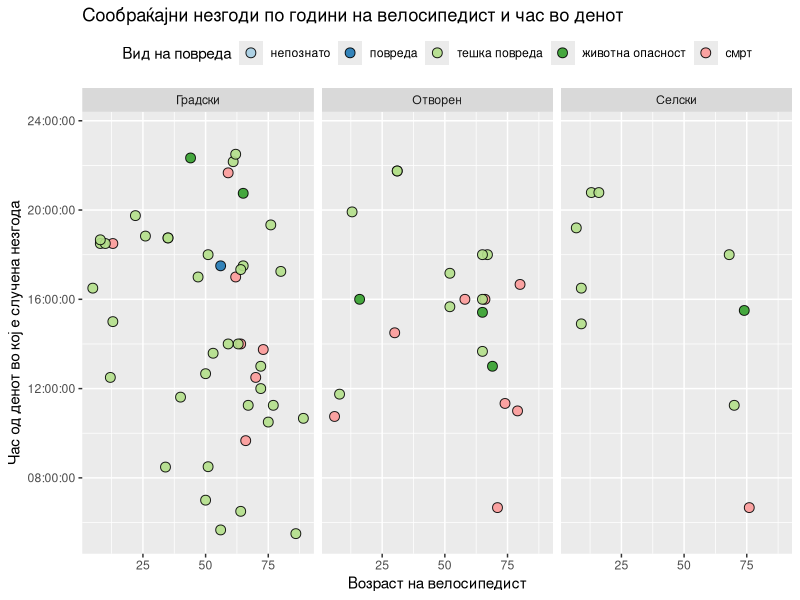
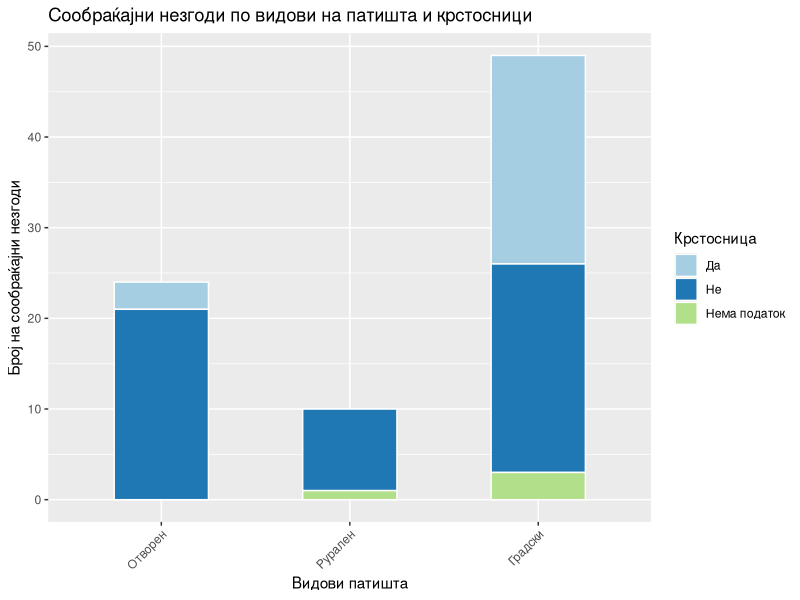
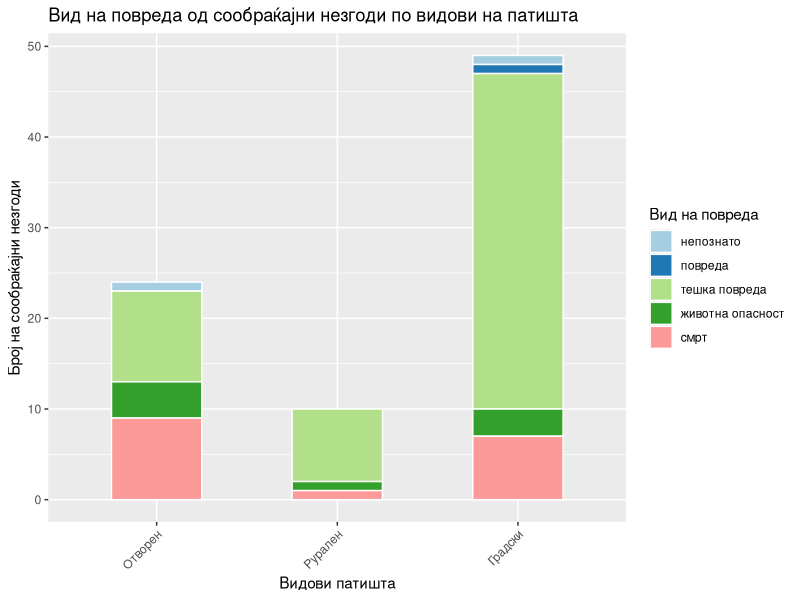
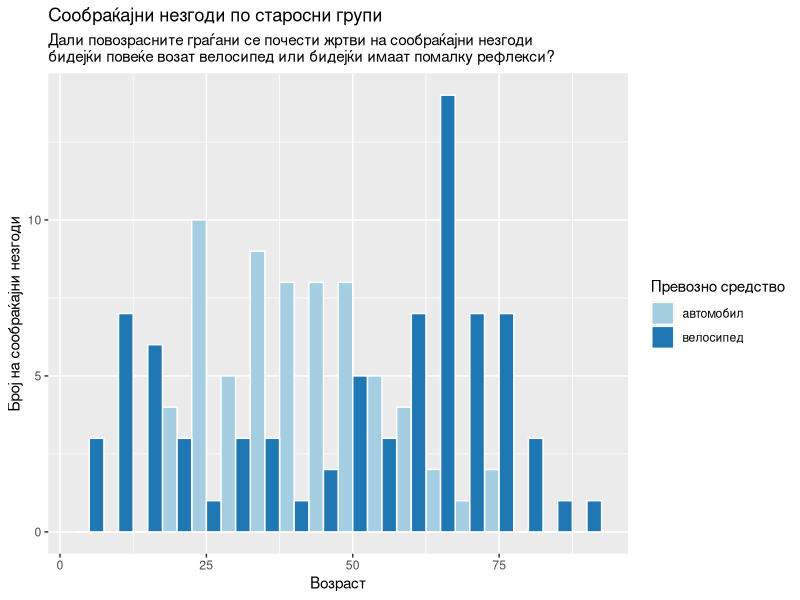
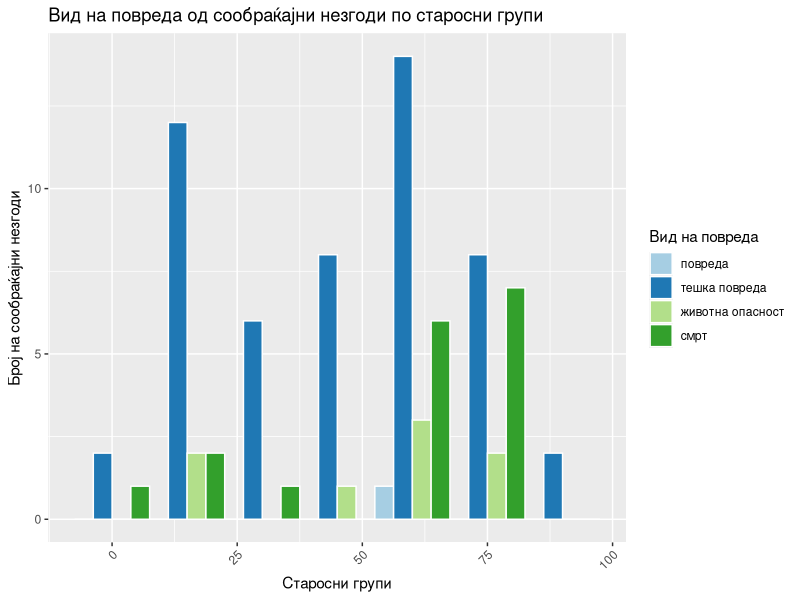
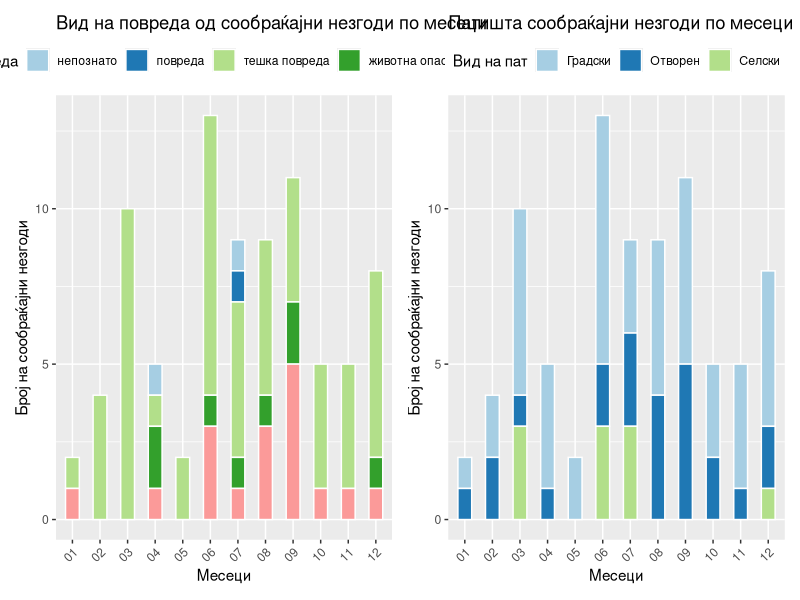
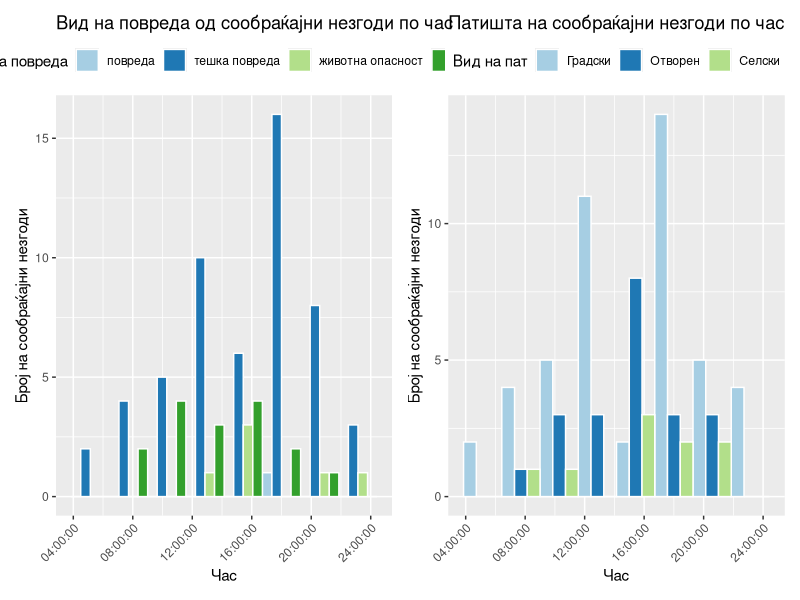

Write the R code that produced these figures, in order.
## ---- chunk 1
# set global chunk options
knitr::opts_chunk$set(echo = FALSE, warning=FALSE, message=FALSE, cache=TRUE)
## ---- chunk 2
suppressPackageStartupMessages(library(tidyverse))
suppressPackageStartupMessages(library(lubridate))
suppressPackageStartupMessages(library(patchwork))
## ---- chunk 3
#get the data
accidents <- as_tibble(read_csv("mvr-data.csv"))
## ---- chunk 4
#keep the traffic accidents
traffacc <- accidents %>%
  #separate Date of event; having months as observations might be useful.
  separate(DateOfEvent, c("Day", "Month", "Year"), sep = "\\.", remove = FALSE) %>%
  #separate hours:mins, make numeric
  separate(Hour, c("H", "M"), sep = "\\:", remove = FALSE) %>%
  mutate(Hours = as.numeric(H)) %>%
  #filter so we keep just the traffic accidents
  filter(Event == "сообраќајна незгода") %>% 
  mutate(Outcome = factor(Outcome, levels = c("непознато", "повреда", "тешка повреда", "животна опасност", "смрт")))
## ---- chunk 5
# time as time!
traffacc <- traffacc %>% 
  mutate(DateTime= parse_date_time(paste(DateOfEvent, Hour, sep=" "), orders="dmy HM")) %>% 
  mutate(TimeHM=parse_time(x = Hour, format="%H:%M")) %>%
  mutate(TimeH=hour(x = DateTime)) %>% 
  mutate(TypeOfRoadMK=case_when(
    TypeOfRoad == 'Open'  ~ 'Отворен',
    TypeOfRoad == 'Rural' ~ 'Селски',
    TypeOfRoad == 'Urban' ~ 'Градски'
  ))
## ---- chunk 6
ggplot(traffacc, aes(x=AgeV1, y=TimeHM, fill = Outcome)) +
  geom_point(size = 3, alpha = 0.9, pch=21) +
  scale_fill_brewer(name="Вид на повреда", palette = "Paired") +
  facet_wrap("TypeOfRoadMK", ncol=3) +
  theme(legend.position="top") +
  scale_y_time() +
  labs(title="Сообраќајни незгоди по години на велосипедист и час во денот",
          x = "Возраст на велосипедист", y = "Час од денот во кој е случена незгода")
## ---- chunk 7
#On what type of roads traffic accidents happen, and is it a crossroad?
tbl1 <- with(traffacc, table(TypeOfRoad, Crossroad))
knitr::kable(tbl1, caption="Сообраќајни незгоди по видови на патишта и крстосници")
## ---- chunk 8
#plot roads and accidents
traffacc %>% mutate(Crossroad2=case_when(Crossroad == "да" ~ "Да",
                                         Crossroad == "не" ~ "Не",
                                         is.na(Crossroad) ~ "Нема податок")) %>%
ggplot(aes(TypeOfRoad)) +
  geom_bar(aes(fill=Crossroad2), width = 0.5, colour="white") +
  scale_x_discrete(labels=c("Отворен", "Рурален", "Градски")) +
  theme(axis.text.x = element_text(angle=45, vjust=1, hjust=1)) +
  scale_fill_brewer(palette = "Paired") +
  labs(title="Сообраќајни незгоди по видови на патишта и крстосници",
          x = "Видови патишта", y = "Број на сообраќајни незгоди", fill = "Крстосница")
## ---- chunk 9

#plot roads and type of outcomes
  ggplot(traffacc, aes(TypeOfRoad)) +
    geom_bar(aes(fill=Outcome), width = 0.5, colour="white") +
    scale_x_discrete(labels=c("Отворен", "Рурален", "Градски")) +
    theme(axis.text.x = element_text(angle=45, vjust=1, hjust=1)) +
    scale_fill_brewer(palette = "Paired") +
    labs(title="Вид на повреда од сообраќајни незгоди по видови на патишта",
            x = "Видови патишта", y = "Број на сообраќајни незгоди", fill = "Вид на повреда")

## ---- chunk 10
#Which months?
with(traffacc, table(Month, Year))
## ---- chunk 11
#new data sets for plot by age of persons
veh1 <- traffacc %>%
  select(DateOfEvent, TypeOfRoad, ends_with("1")) %>%
  rename(Vehicle=Vehicle1, Age=AgeV1, Gender=GenderV1)

veh2 <- traffacc %>%
  select(DateOfEvent, TypeOfRoad, ends_with("2")) %>%
  rename(Vehicle=Vehicle2, Age=AgeV2, Gender=GenderV2) %>%
  select(-TypeV2, -AlchoholV2)

#plot the age of cyclists and drivers
both_veh <- bind_rows(veh1, veh2)
both_veh %>% filter(Vehicle %in% c("велосипед", "автомобил")) %>%
ggplot(aes(x=Age, group=Vehicle, fill=Vehicle)) +
  geom_histogram(position="dodge", binwidth = 5, colour="white") +
  scale_fill_brewer(palette = "Paired") +
  labs(title = "Сообраќајни незгоди по старосни групи",
       subtitle = "Дали повозрасните граѓани се почести жртви на сообраќајни незгоди
бидејќи повеќе возат велосипед или бидејќи имаат помалку рефлекси?",
     x = "Возраст", y = "Број на сообраќајни незгоди", fill = "Превозно средство")

## ---- chunk 12

ggplot(traffacc, aes(x=AgeV1, group=Outcome, fill=Outcome)) +
  geom_histogram(position="dodge", binwidth = 15, colour="white") +
  theme(axis.text.x = element_text(angle=45, vjust=1, hjust=1)) +
  scale_fill_brewer(palette = "Paired") +
  labs(title="Вид на повреда од сообраќајни незгоди по старосни групи",
          x = "Старосни групи", y = "Број на сообраќајни незгоди", fill = "Вид на повреда")

## ---- chunk 13
#Is there a correlation between roads and outcome; months and outcome; age of bycicle rider and outcome?
#chi2 tests for categorical variables
tbl2 <- with(traffacc, table(TypeOfRoad, Outcome))
chisq.test(tbl2, correct = F)

tbl3 <- with(traffacc, table(Month, Outcome))
chisq.test(tbl3, correct = F)

tbl4 <- with(traffacc, table(AgeV1, Outcome))
chisq.test(tbl4, correct = F)
## ---- chunk 14

#plot months and type of outcomes
p1 <- ggplot(traffacc, aes(Month)) +
    geom_bar(aes(fill=Outcome), width = 0.5, colour="white") +
    theme(axis.text.x = element_text(angle=45, vjust=1, hjust=1)) +
    scale_fill_brewer(palette = "Paired") +
  theme(legend.position="top") +
    labs(title="Вид на повреда од сообраќајни незгоди по месеци",
            x = "Месеци", y = "Број на сообраќајни незгоди", fill = "Вид на повреда")


#plot months and roads
p2 <- ggplot(traffacc, aes(Month)) +
  geom_bar(aes(fill=TypeOfRoadMK), width = 0.5, colour="white") +
  theme(axis.text.x = element_text(angle=45, vjust=1, hjust=1)) +
  scale_fill_brewer(palette = "Paired") +
  theme(legend.position="top") +
  labs(title="Патишта сообраќајни незгоди по месеци",
          x = "Месеци", y = "Број на сообраќајни незгоди", fill = "Вид на пат")
p1 +p2
## ---- chunk 15
# with time as time on x axis
p1 <- ggplot(traffacc, aes(x=TimeHM, group=Outcome, fill=Outcome)) +
  geom_histogram(position="dodge", colour="white", bins = 8) +
  theme(axis.text.x = element_text(angle=45, vjust=1, hjust=1)) +
  scale_fill_brewer(palette = "Paired") +
  scale_x_time()+
  theme(legend.position="top") +
  labs(title="Вид на повреда од сообраќајни незгоди по час", 
          x = "Час", y = "Број на сообраќајни незгоди", fill = "Вид на повреда") 

p2 <- ggplot(traffacc, aes(x=TimeHM, group=TypeOfRoadMK, fill=TypeOfRoadMK)) +
  geom_histogram(position="dodge", colour="white", bins = 8) +
  theme(axis.text.x = element_text(angle=45, vjust=1, hjust=1)) +
  scale_fill_brewer(palette = "Paired") +
  scale_x_time()+
  theme(legend.position="top") +
  labs(title="Патишта на сообраќајни незгоди по час", 
       x = "Час", y = "Број на сообраќајни незгоди", fill = "Вид на пат") 
p1 + p2 
